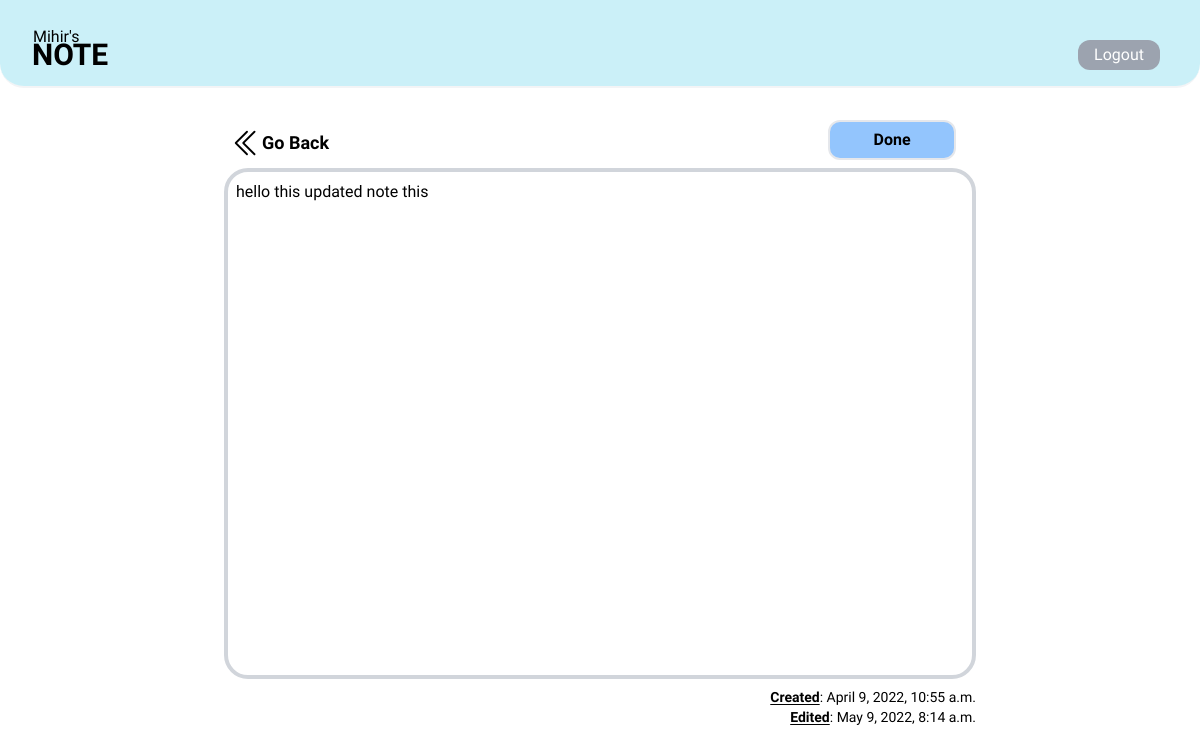
The app's page /update-note/46 (signed in) with its own data.
### base/models.py (models this page shows, shortened)
class Note(models.Model):
    user = models.ForeignKey(User, on_delete=models.CASCADE,null=True)
    lable = models.ForeignKey(Lable, on_delete=models.CASCADE)
    note = models.TextField()
    updated = models.DateTimeField(auto_now=True)
    created = models.DateTimeField(auto_now_add=True)

### base/views.py (the view)
# urls.py: path('update-note/<str:pk>', views.updateNote, name='update-note'),
@login_required(login_url='login')
def updateNote(request, pk):
    note = Note.objects.get(id=pk)
    form = NoteForm(instance=note)
    if request.method == 'POST':
        form = NoteForm(request.POST, instance=note)
        if form.is_valid():
            form.save()
            return redirect('home')
    context = {'form': form ,'note':note}
    return render(request, 'base/note_form.html', context)

### base/form.py
class NoteForm(ModelForm):
    class Meta:
        model = Note
        fields = ['note']

### base/templates/base/note_form.html (shortened to what this page needs)
{% extends 'main.html' %} {% block content %}
<div>
    <form class="mx-56 mt-8" method="POST" action="">
      <div class="flex justify-between  mt-4">
        <div class=" flex flex-col items-start text-sm " >
          <a class="mt-2 ml-2 flex items-center hover:underline underline-offset-4" href="{{request.META.HTTP_REFERER}}"><span class="text-lg font-bold">Go Back</span><a>
        </div>
        <input
          class="border-2 h-10 font-bold w-32 bg-blue-300 rounded-xl mr-5 mb-2 cursor-pointer hover:border-black"
          type="submit"
          value="Done"
        />
      </div>
    {% csrf_token %} {% for field in form %}
    <div class="p-2 border-4 border-gray-300 rounded-3xl">{{field}}</div>
    {% endfor %}
    <div class="flex justify-between  mt-2">
      <div class=" flex flex-col items-end text-sm " >
        <span><span class="underline underline-offset-2 font-bold">Created</span>:  {{note.created}} </span>
        <span><span class="underline underline-offset-2 font-bold">Edited</span>:  {{note.updated}} </span>
      </div>
    </div>
  </form>
</div>
{% endblock content %}

### templates/navbar.html (shortened to what this page needs)
    <div class=" flex  items-center justify-between p-8 pb-2 mb-6 border-b-2  border-gray-100 rounded-b-3xl bg-[#cbf0f8] ">
        <h1 class="leading-tight">
            <span class="absolute top-[1.7rem] pl-[1px]"> {{request.user|capfirst}}'s</span>
            <a class="text-3xl font-extrabold" href="/">NOTE </a>
        </h1>
            <div class="login-details">
            {% if request.user.is_authenticated %}
            <a class="m-2   rounded-xl px-4 py-[3px] bg-gray-400 text-white" href="{% url 'logout' %}">Logout </a>
            {% else %}
            <a class="m-2 border-2 rounded-xl px-4 py-[3px] bg-blue-600 text-white" href={% url 'login' %}>Login </a>
{% endif %}
</div>
</div>

### templates/main.html (style rules this page uses)
* { font-family: "Lexend", sans-serif; }
.login-details { display: flex; align-items: center; }

### base/templates/base/note_form.html (style rules this page uses)
textarea { width: 100%; height: 60vh; outline: none; resize: none; }

### records on screen
Note: form "hello this updated note this", created "April 9, 2022, 10:55 a.m.", updated "May 9, 2022, 8:14 a.m."

### other values on screen
{{ request.user|capfirst }} "Mihir"
